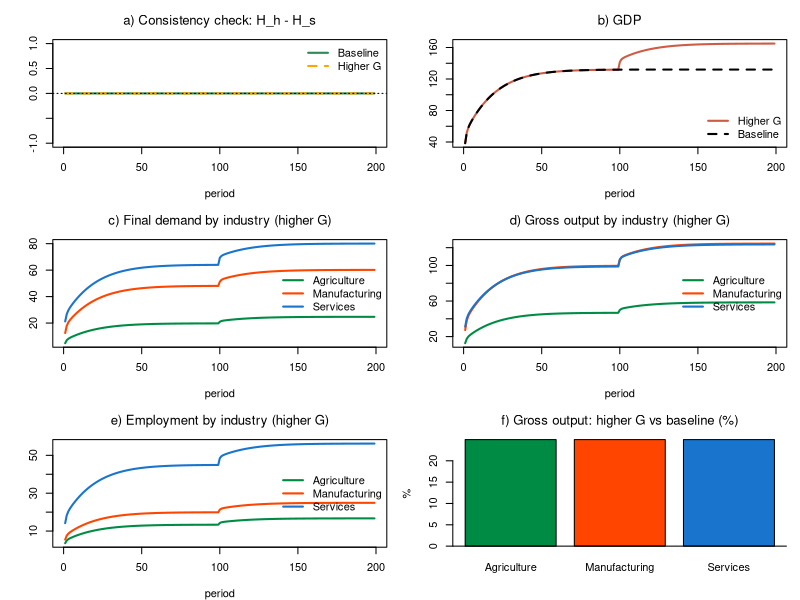

R code for this plot:
# *************************************************************************
#  Model IO-SBM, fixed prices (3 industries)
#  Model SBM (closed economy) with a 3-industry input-output core and all prices equal to 1
#  Sources: Godley & Lavoie, Monetary Economics, chapters 4 and 7;
#           IO core as in the Leeds lectures (IO-PC, IO-BMW)
#  Author: Marco Veronese Passarella
#  Last change: 20/11/2026
# *************************************************************************

# Clear environment
rm(list = ls(all = TRUE))

# Set model parameters ####
nPeriods    <- 200         # Periods
nScenarios  <- 2           # 1 baseline, 2 higher government spending
shockStart  <- 101         # Period at which the shock hits
alpha10     <- 0.68        # Propensity to consume out of disposable income: autonomous component
alpha11     <- 4           # Propensity to consume out of disposable income: sensitivity to the interest rate
alpha2      <- 0.1         # Propensity to consume out of wealth
lambda10    <- 0.25        # Portfolio: autonomous share of bills
lambda11    <- 1           # Portfolio: sensitivity of bills to interest rate
lambdac     <- 0.2         # Cash to (lagged) consumption ratio
theta       <- 0.2         # Average tax rate on income
delta       <- 0.1         # Depreciation rate
gamma       <- 0.1         # Speed of adjustment of capital to its target
kappaj      <- c(0.8, 1.3, 0.3)       # Target capital-gross output ratios by industry (agriculture, manufacturing, services)

# Input-output parameters ####
nIndustries <- 3           # Industries (agriculture, manufacturing, services)
pr          <- c(3.5, 5, 2.2)         # Labour productivity by industry
betaC       <- c(0.15, 0.35, 0.50)    # Consumption shares by industry
betaI       <- c(0.20, 0.50, 0.30)    # Investment shares by industry
betaG       <- c(0.10, 0.30, 0.60)    # Government spending shares by industry
A  <- matrix(c(0.11, 0.12, 0.10,      # Technical coefficients
               0.21, 0.22, 0.20,      # (row: supplying industry; column: using industry)
               0.15, 0.18, 0.10), nrow = nIndustries, byrow = TRUE)
Leontief <- solve(diag(nIndustries) - A)   # (I - A)^-1, computed once (A is constant)
Gbase       <- 20          # Government spending (baseline)
Gshock      <- 25          # Government spending (scenario 2)
psi         <- 1           # Fiscal rule: share of the extra interest bill offset by lower spending
rbar        <- 0.02        # Fiscal rule: reference interest rate

# Create the variables as matrices [scenario, period], all starting at zero ####

# A) Households
YD    <- matrix(0, nScenarios, nPeriods)  # Disposable income
C     <- matrix(0, nScenarios, nPeriods)  # Consumption
alpha1<- matrix(0, nScenarios, nPeriods)  # Propensity to consume out of disposable income
V     <- matrix(0, nScenarios, nPeriods)  # Net wealth
H_h   <- matrix(0, nScenarios, nPeriods)  # Cash held by households
B_h   <- matrix(0, nScenarios, nPeriods)  # Bills held by households
M_h   <- matrix(0, nScenarios, nPeriods)  # Bank deposits held by households

# B) Firms
Y     <- matrix(0, nScenarios, nPeriods)  # Output / income (GDP)
WB    <- matrix(0, nScenarios, nPeriods)  # Wage bill
N     <- matrix(0, nScenarios, nPeriods)  # Employment
w     <- matrix(0, nScenarios, nPeriods)  # Wage rate
I     <- matrix(0, nScenarios, nPeriods)  # Gross investment
K     <- matrix(0, nScenarios, nPeriods)  # Capital stock
KT    <- matrix(0, nScenarios, nPeriods)  # Target capital stock
DA    <- matrix(0, nScenarios, nPeriods)  # Depreciation allowances
AF    <- matrix(0, nScenarios, nPeriods)  # Amortisation funds
L_d   <- matrix(0, nScenarios, nPeriods)  # Demand for bank loans

# Industry-level variables as arrays [scenario, period, industry] ####
d     <- array(0, dim = c(nScenarios, nPeriods, nIndustries))  # Final demand by industry
x     <- array(0, dim = c(nScenarios, nPeriods, nIndustries))  # Gross output
Nz    <- array(0, dim = c(nScenarios, nPeriods, nIndustries))  # Employment by industry

# C) Banks
L_s   <- matrix(0, nScenarios, nPeriods)  # Supply of bank loans
M_s   <- matrix(0, nScenarios, nPeriods)  # Supply of bank deposits
B_b   <- matrix(0, nScenarios, nPeriods)  # Bills held by banks (if < 0, CB advances)
FB    <- matrix(0, nScenarios, nPeriods)  # Bank profits (distributed to households)

# D) Government and central bank
TAX   <- matrix(0, nScenarios, nPeriods)  # Taxes
PSBR  <- matrix(0, nScenarios, nPeriods)  # Public sector borrowing requirement
B_s   <- matrix(0, nScenarios, nPeriods)  # Bills supplied by government
B_cb  <- matrix(0, nScenarios, nPeriods)  # Bills held by central bank
F_cb  <- matrix(0, nScenarios, nPeriods)  # Central bank profits
H_s   <- matrix(0, nScenarios, nPeriods)  # Cash supplied by central bank

# Exogenous variables as matrices (so they can take scenario-specific shocks) ####
G0  <- matrix(Gbase, nScenarios, nPeriods)  # Government spending, exogenous component
G   <- matrix(Gbase, nScenarios, nPeriods)  # Government spending
rb  <- matrix(0.02,  nScenarios, nPeriods)  # Interest rate on bills (policy rate)
rm  <- matrix(0.02,  nScenarios, nPeriods)  # Interest rate on deposits
rl  <- matrix(0.02,  nScenarios, nPeriods)  # Interest rate on loans

# Loop over scenarios ####
for (j in 1:nScenarios) {

  # Time loop
  for (i in 2:nPeriods) {

    # Shocks ####
    if (i >= shockStart && j == 2) G0[j, i] <- Gshock        # higher government spending

    # Solve the SIMULTANEOUS equations by iteration
    for (iter in 1:100) {

      # A) HOUSEHOLDS ####
      YD[j, i]   = WB[j, i] - TAX[j, i] +
        rb[j, i - 1] * B_h[j, i - 1] + rm[j, i - 1] * M_h[j, i - 1] + FB[j, i]  # Disposable income (1)
      TAX[j, i]  = theta * (WB[j, i] + FB[j, i] + rb[j, i - 1] * B_h[j, i - 1] +
        rm[j, i - 1] * M_h[j, i - 1])                                        # Taxes on household income (2)
      V[j, i]    = V[j, i - 1] + (YD[j, i] - C[j, i])                       # Wealth accumulation (3)
      alpha1[j, i] = alpha10 - alpha11 * rb[j, i - 1]               # Propensity to consume and interest rate (4)
      C[j, i]    = alpha1[j, i] * YD[j, i] + alpha2 * V[j, i - 1]           # Consumption (5)
      H_h[j, i]  = lambdac * C[j, i - 1]                                    # Cash for transactions (6)
      B_h[j, i]  = V[j, i] * (lambda10 + lambda11 * rb[j, i])               # Demand for bills (7)
      M_h[j, i]  = V[j, i] - H_h[j, i] - B_h[j, i]                          # Deposits as buffer stock (8)

      # B) FIRMS ####
      Y[j, i]    = C[j, i] + I[j, i] + G[j, i]                              # GDP (9)
      WB[j, i]   = Y[j, i] - rl[j, i - 1] * L_d[j, i - 1] - AF[j, i]        # Wage bill = residual, no retained profits (10)
      N[j, i]    = sum(Nz[j, i, ])                                          # Employment (11)
      w[j, i]    = WB[j, i] / N[j, i]                                       # Wage rate (12)
      KT[j, i]   = sum(kappaj * x[j, i - 1, ])                          # Target capital (13)
      DA[j, i]   = delta * K[j, i - 1]                                      # Depreciation allowances (14)
      AF[j, i]   = DA[j, i]                                                 # Amortisation funds (15)
      I[j, i]    = gamma * (KT[j, i] - K[j, i - 1]) + DA[j, i]              # Gross investment (16)
      K[j, i]    = K[j, i - 1] + I[j, i] - DA[j, i]                         # Capital accumulation (17)
      L_d[j, i]  = L_d[j, i - 1] + I[j, i] - AF[j, i]                       # Loans fund net investment   (18)

      # INDUSTRIAL STRUCTURE ####
      d[j, i, ]  = betaC * C[j, i] + betaI * I[j, i] + betaG * G[j, i]      # Final demand by industry (19)
      x[j, i, ]  = Leontief %*% d[j, i, ]                                   # Gross output (20)
      Nz[j, i, ] = x[j, i, ] / pr                                           # Employment by industry (21)
      
      # C) BANKS ####
      L_s[j, i]  = L_s[j, i - 1] + (L_d[j, i] - L_d[j, i - 1])              # Loans supplied on demand (22)
      M_s[j, i]  = M_s[j, i - 1] + (L_s[j, i] - L_s[j, i - 1])              # Loans create deposits (23)
      B_b[j, i]  = M_h[j, i] - M_s[j, i]                                    # Bills held by banks (24)
      FB[j, i]   = rl[j, i - 1] * L_s[j, i - 1] + rb[j, i - 1] * B_b[j, i - 1] -
        rm[j, i - 1] * M_h[j, i - 1]                                         # Bank profits (25)

      # D) GOVERNMENT AND CENTRAL BANK ####
      F_cb[j, i] = rb[j, i - 1] * B_cb[j, i - 1]                            # Central bank profits (26)
      G[j, i]    = G0[j, i] - psi * (rb[j, i - 1] - rbar) * B_s[j, i - 1]   # Fiscal rule (27)
      PSBR[j, i] = G[j, i] + rb[j, i - 1] * B_s[j, i - 1] - TAX[j, i] - F_cb[j, i] # Borrowing requirement (28)
      B_s[j, i]  = B_s[j, i - 1] + PSBR[j, i]                               # Supply of bills (29)
      B_cb[j, i] = B_s[j, i] - B_h[j, i] - B_b[j, i]                        # Central bank residual (30)
      H_s[j, i]  = H_s[j, i - 1] + (B_cb[j, i] - B_cb[j, i - 1])            # Supply of cash (31)
    }
  }
}

# Display the results ####
sfcGap <- max(abs(H_h[, 2:nPeriods] - H_s[, 2:nPeriods]))     # Hidden equation: H_h = H_s
ioGap  <- max(abs(apply(x[, 2:nPeriods, ], c(1, 2), sum) -
                  apply(x[, 2:nPeriods, ], c(1, 2), function(v) sum(A %*% v)) -
                  apply(d[, 2:nPeriods, ], c(1, 2), sum)))  # IO check: x = A x + d
cat(" ******************************")
cat("\n Industries =", nIndustries)
cat("\n Max |H_h - H_s| =", sfcGap)
cat("\n Max IO gap =", ioGap)
cat("\n ******************************")
cat("\n Values at period", nPeriods, "(baseline | higher G): \n Y =",
    round(Y[1, nPeriods], 2), "|", round(Y[2, nPeriods], 2),
    "\n x =", round(x[1, nPeriods, ], 2), "|", round(x[2, nPeriods, ], 2),
    "\n N =", round(N[1, nPeriods], 2), "|", round(N[2, nPeriods], 2),
    "\n w =", round(w[1, nPeriods], 3), "|", round(w[2, nPeriods], 3))
cat("\n ******************************")

# Plot the results ####
indCol <- c("springgreen4", "orangered", "dodgerblue3")   # Industry colours
indLab <- c("Agriculture", "Manufacturing", "Services")   # Industry names
per    <- 2:nPeriods                                       # Periods shown

op = par(mfrow = c(3, 2), mar = c(4, 4, 3, 1))

# a) Consistency check (both scenarios): H_h - H_s should hug zero
plot(H_h[1, per] - H_s[1, per], type = "l", col = "seagreen", lwd = 2,
     font.main = 1, main = "a) Consistency check: H_h - H_s", xlab = "period", ylab = "",
     ylim = range(-1, 1))
lines(H_h[2, per] - H_s[2, per], col = "orange", lwd = 2, lty = 2)
abline(h = 0, lty = 3)
legend("topright", c("Baseline", "Higher G"), col = c("seagreen", "orange"),
       lwd = 2, lty = c(1, 2), bty = "n")

# b) GDP: baseline vs higher government spending
plot(Y[2, per], type = "l", col = "coral3", lwd = 2, font.main = 1,
     main = "b) GDP", xlab = "period", ylab = "", ylim = range(Y[, per]))
lines(Y[1, per], col = "black", lwd = 2, lty = 2)
legend("bottomright", c("Higher G", "Baseline"), col = c("coral3", "black"),
       lwd = 2, lty = c(1, 2), bty = "n")

# c) Final demand by industry (higher G)
matplot(d[2, per, ], type = "l", lty = 1, lwd = 2, col = indCol, font.main = 1,
        main = "c) Final demand by industry (higher G)", xlab = "period", ylab = "")
legend("right", indLab, col = indCol, lwd = 2, bty = "n")

# d) Gross output by industry (higher G)
matplot(x[2, per, ], type = "l", lty = 1, lwd = 2, col = indCol, font.main = 1,
        main = "d) Gross output by industry (higher G)", xlab = "period", ylab = "")
legend("right", indLab, col = indCol, lwd = 2, bty = "n")

# e) Employment by industry (higher G)
matplot(Nz[2, per, ], type = "l", lty = 1, lwd = 2, col = indCol, font.main = 1,
        main = "e) Employment by industry (higher G)", xlab = "period", ylab = "")
legend("right", indLab, col = indCol, lwd = 2, bty = "n")

# f) Change in gross output by industry (higher G vs baseline, last period)
barplot(100 * (x[2, nPeriods, ] / x[1, nPeriods, ] - 1), names.arg = indLab, col = indCol,
        font.main = 1, main = "f) Gross output: higher G vs baseline (%)", ylab = "%")
abline(h = 0)

par(op)
